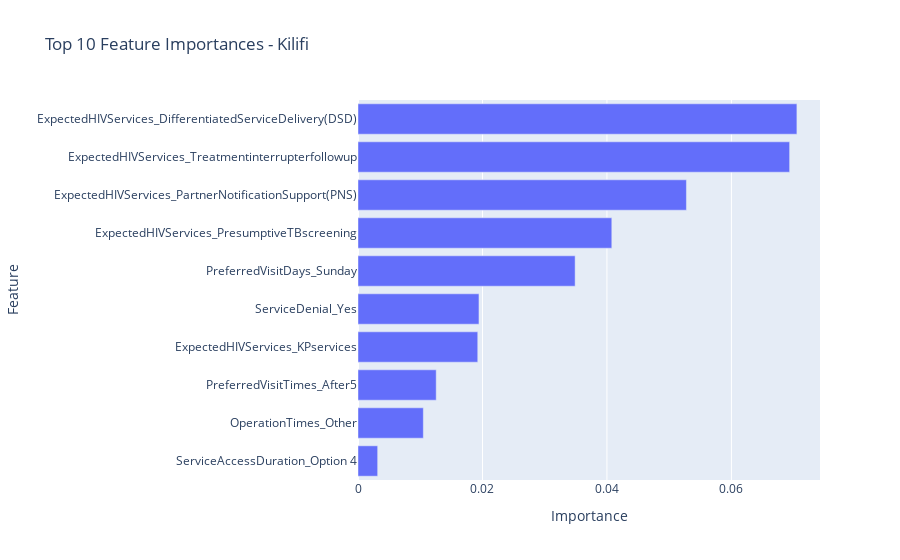

Source (notebook cell):
### Code cell
kilifi_features = retrain_and_visualize_features('Kilifi', data, best_cat_model)

### Figure 1 — Plotly figure (JSON) as saved in the notebook; plotly's stock layout.template omitted (floating-point values rounded to 4 significant figures)
{"data": [{"alignmentgroup": "True", "hovertemplate": "Importance=%{x}<br>Feature=%{y}<extra></extra>", "legendgroup": "", "marker": {"color": "#636efa", "pattern": {"shape": ""}}, "name": "", "offsetgroup": "", "orientation": "h", "showlegend": false, "textposition": "auto", "type": "bar", "x": [0.003161, 0.0105, 0.01257, 0.01924, 0.01944, 0.03489, 0.04078, 0.05277, 0.06936, 0.07052], "xaxis": "x", "y": ["ServiceAccessDuration_Option 4", "OperationTimes_Other", "PreferredVisitTimes_After5", "ExpectedHIVServices_KPservices", "ServiceDenial_Yes", "PreferredVisitDays_Sunday", "ExpectedHIVServices_PresumptiveTBscreening", "ExpectedHIVServices_PartnerNotificationSupport(PNS)", "ExpectedHIVServices_Treatmentinterrupterfollowup", "ExpectedHIVServices_DifferentiatedServiceDelivery(DSD)"], "yaxis": "y"}], "layout": {"barmode": "relative", "legend": {"tracegroupgap": 0}, "title": {"text": "Top 10 Feature Importances - Kilifi"}, "xaxis": {"anchor": "y", "domain": [0, 1], "title": {"text": "Importance"}}, "yaxis": {"anchor": "x", "domain": [0, 1], "title": {"text": "Feature"}}}}
